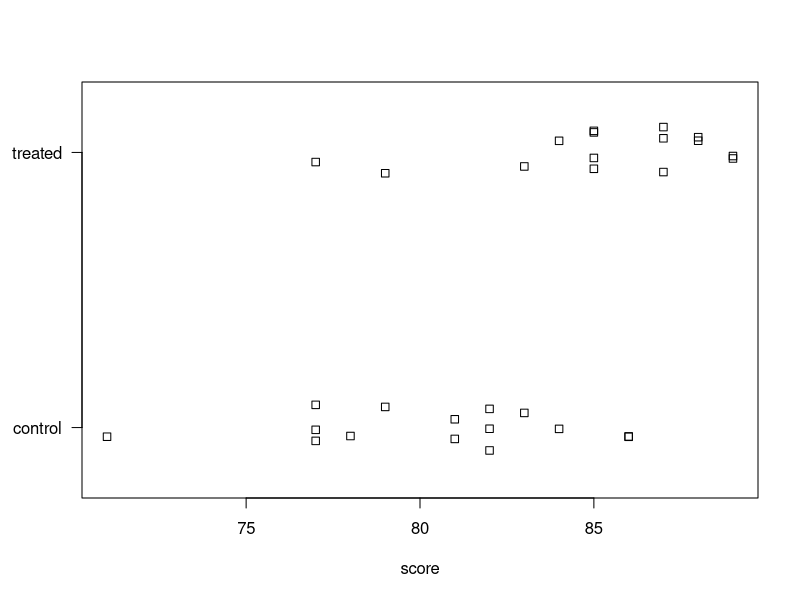
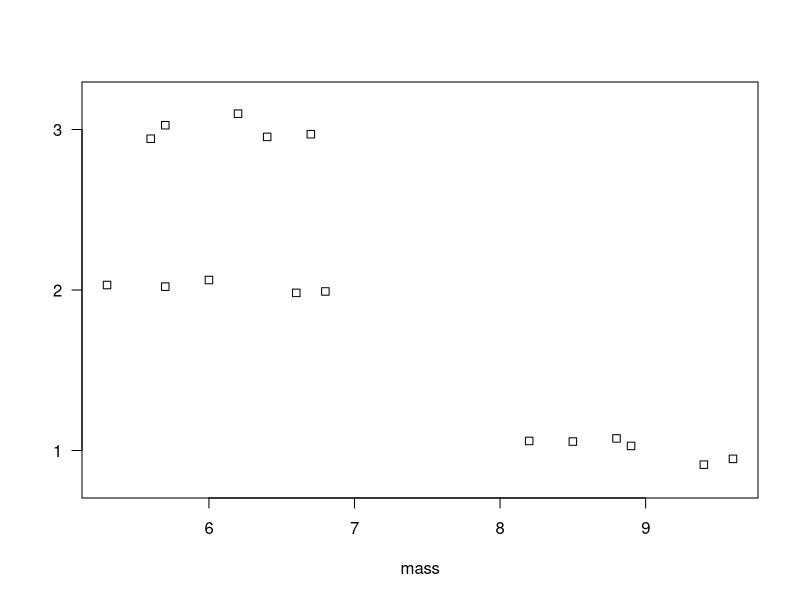

Source code (R) for these figures, in order:
## ---- chunk 1
knitr::opts_chunk$set(comment = NA, prompt = TRUE, collapse = TRUE)
## ---- chunk 2
# toy data for t-test
set.seed(1)
s1 <- round(rnorm(n = 15, mean = 80, sd = 4))
s2 <- round(rnorm(n = 15, mean = 85, sd = 4))
ch8_d1 <- data.frame(
  score = c(s1, s2),
  group = rep(c("control", "treated"), each = 15)
)
rm(s1,s2)

# data from The Analysis of Biological Data, 3 ed. 
# Ch 15 assignment problem, p. 498
ch8_d2 <- data.frame(mass = c(9.6, 9.4, 8.9, 8.8, 8.5, 8.2,
                              6.8, 6.6, 6.0, 5.7, 5.3,
                              6.7, 6.4, 6.2, 5.7, 5.6),
                     location = rep(c("1", "2", "3"),
                                    times = c(6, 5, 5)))

## ---- chunk 3
str(ch8_d1)
## ---- chunk 4
stripchart(score ~ group, data = ch8_d1, las = 1, method = "jitter")
## ---- chunk 5
aggregate(score ~ group, data = ch8_d1, mean)
## ---- chunk 6
t.test(score ~ group, data = ch8_d1)
## ---- chunk 7
str(ch8_d2)
## ---- chunk 8
stripchart(mass ~ location, data = ch8_d2, las = 1, method = "jitter")
## ---- chunk 9
aggregate(mass ~ location, data = ch8_d2, mean)
## ---- chunk 10
aov1 <- aov(mass ~ location, data = ch8_d2)
summary(aov1)
## ---- chunk 11
TukeyHSD(aov1)
